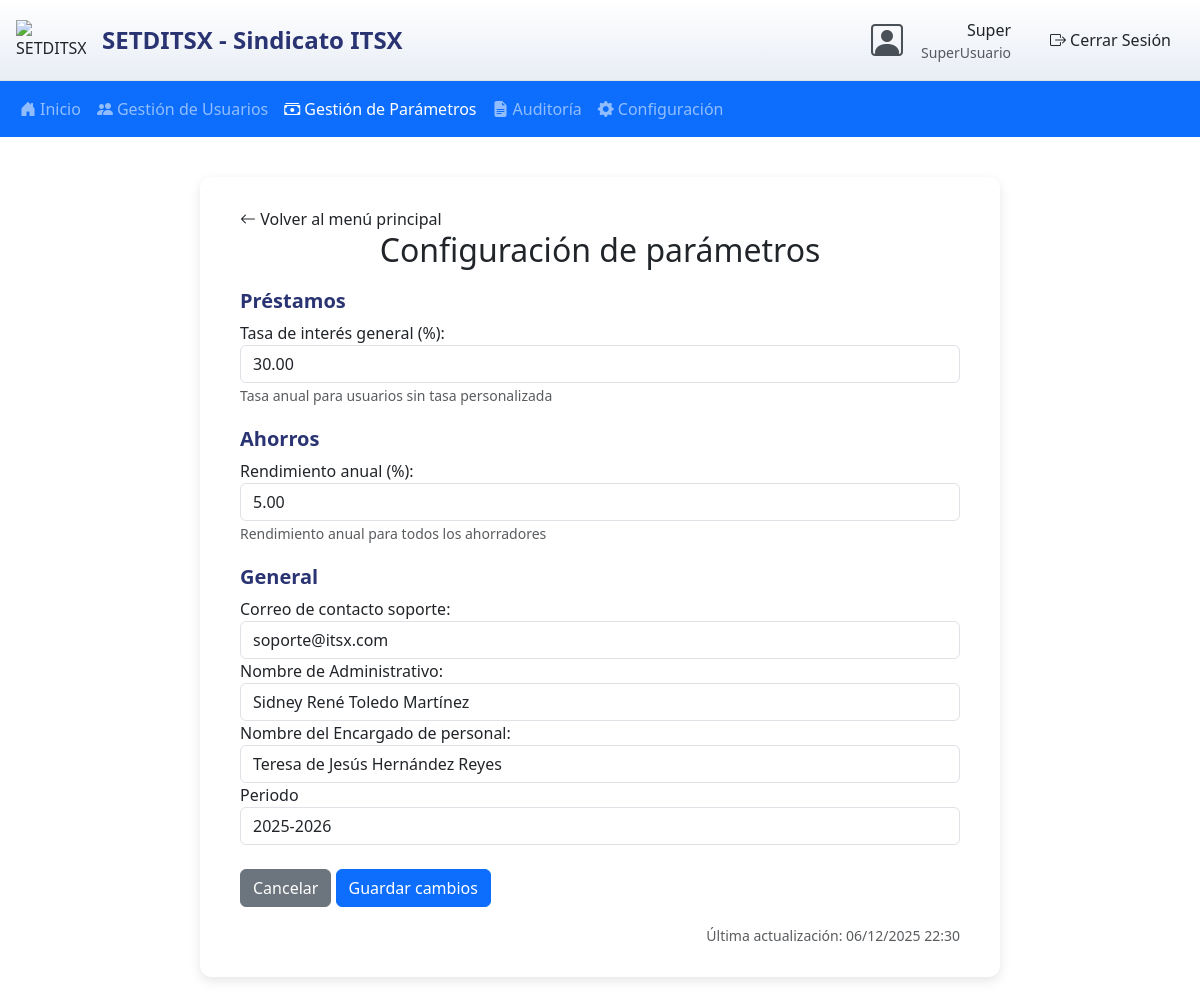
/SuperUsuario/parametros.php (signed in), run on the app's committed database.
### tables this page shows
CREATE TABLE IF NOT EXISTS datos_sistema (
    id_datos INT AUTO_INCREMENT PRIMARY KEY,
    nombre_director VARCHAR(200),
    periodo VARCHAR(50),
    nombre_enc_personal VARCHAR(200),
    tasa_interes_general DECIMAL(5,2) DEFAULT 30.00,
    rendimiento_anual_ahorros DECIMAL(5,2) DEFAULT 5.00,
    correo_soporte VARCHAR(100) DEFAULT 'soporte@itsx.com',
    usuario_actualizacion VARCHAR(100),
    fecha_actualizacion TIMESTAMP DEFAULT CURRENT_TIMESTAMP ON UPDATE CURRENT_TIMESTAMP
);

### includes/user_functions.php (called while the page is built, shortened)
<?php
function get_user_name() {
    return htmlspecialchars($_SESSION['nombre']);
}
function get_user_role_text() {
    $roles = [
        1 => 'Ahorrador',
        2 => 'Administrador',
        3 => 'SuperUsuario'
    ];
    return isset($roles[$_SESSION['id_rol']]) ? $roles[$_SESSION['id_rol']] : 'Usuario';
}
?>

### includes/parametros_functions.php (called while the page is built, shortened)
<?php
function obtener_parametros_sistema() {
    global $pdo;
    try {
        $sql = "SELECT
                    nombre_director,
                    periodo,
                    nombre_enc_personal,
                    tasa_interes_general,
                    rendimiento_anual_ahorros,
                    correo_soporte,
                    fecha_actualizacion,
                    usuario_actualizacion
                FROM datos_sistema
                WHERE id_datos = 1
                LIMIT 1";
        $stmt = $pdo->query($sql);
        if ($stmt && $stmt->rowCount() > 0) {
            return $stmt->fetch(PDO::FETCH_ASSOC);
        }
    } catch (PDOException $e) {
        error_log("Error obteniendo parámetros: " . $e->getMessage());
    }
    return [
        'nombre_director' => 'Administrativo en Cargo',
        'periodo' => '2025-2026',
        'nombre_enc_personal' => 'Administrativo en Cargo',
        'tasa_interes_general' => 30.00,
        'rendimiento_anual_ahorros' => 5.00,
        'correo_soporte' => 'soporte@itsx.com',
        'fecha_actualizacion' => null,
        'usuario_actualizacion' => null
    ];
}
?>

### SuperUsuario/parametros.php (the view, shortened to what this page needs)
<?php
$parametros = obtener_parametros_sistema();
?>
<!DOCTYPE html>
<html lang="es">
<head>
    <link rel="stylesheet" href="../css/Super.css">
    <link rel="stylesheet" href="../css/bootstrap/bootstrap.min.css">
    <link rel="stylesheet" href="../css/bootstrap-icons/font/bootstrap-icons.css">
</head>
<body>
    <div class="header d-flex justify-content-between align-items-center p-3 border-bottom bg-light">
        <div class="d-flex align-items-center">
            <img src="../img/NewLogo - 1.png" alt="SETDITSX" width="70" class="me-3" />
            <h4 class="mb-0">SETDITSX - Sindicato ITSX</h4>
        </div>
        <div class="user-info d-flex align-items-center">
            <i class="bi bi-person-square user-icon me-2"></i>
            <div class="user-details me-3">
                <p class="user-name mb-0"><?php echo htmlspecialchars(get_user_name()); ?></p>
                <small class="text-muted"><?php echo htmlspecialchars(get_user_role_text()); ?></small>
            </div>
            <form action="../logout.php" method="POST" style="display:inline;">
                <button type="submit" class="btn btn-logout" onclick="return confirm('¿Deseas cerrar sesión?')">
                    <i class="bi bi-box-arrow-right me-1"></i>Cerrar Sesión
                </button>
            </form>
        </div>
    </div>
    <nav class="navbar navbar-expand-lg navbar-dark bg-primary">
        <div class="container-fluid">
            <ul class="navbar-nav me-auto mb-2 mb-lg-0">
                <li class="nav-item">
                    <a class="nav-link <?php if(basename($_SERVER['PHP_SELF'])=='inicio.php') echo 'active'; ?>"
                        href="./inicio.php">
                        <i class="bi bi-house-door-fill me-1"></i>Inicio
                    </a>
                </li>
                <li class="nav-item">
                    <a class="nav-link <?php if(basename($_SERVER['PHP_SELF'])=='usuarios.php') echo 'active'; ?>"
                        href="./usuarios.php">
                        <i class="bi bi-people-fill me-1"></i>Gestión de Usuarios
                    </a>
                </li>
                <li class="nav-item">
                    <a class="nav-link <?php if(basename($_SERVER['PHP_SELF'])=='parametros.php') echo 'active'; ?>"
                        href="./parametros.php">
                        <i class="bi bi-cash-stack me-1"></i>Gestión de Parámetros
                    </a>
                </li>
                <li class="nav-item">
                    <a class="nav-link <?php if(basename($_SERVER['PHP_SELF'])=='auditoria_completa.php') echo 'active'; ?>"
                        href="./auditoria_completa.php">
                        <i class="bi bi-file-earmark-text-fill me-1"></i>Auditoría
                    </a>
                </li>
                <li class="nav-item">
                    <a class="nav-link <?php if(basename($_SERVER['PHP_SELF'])=='editar_perfil.php') echo 'active'; ?>"
                        href="./editar_perfil.php">
                        <i class="bi bi-gear-fill me-1"></i>Configuración
                    </a>
                </li>
            </ul>
        </div>
    </nav>
    <div class="card-form">
        <div class="nav-actions">
            <a href="../SuperUsuario/inicio.php" class="nav-link">
                <i class="bi bi-arrow-left"></i> Volver al menú principal
            </a>
        </div>
        <h2>Configuración de parámetros</h2>
        <form method="POST" action="">
            <div class="parameter-group">
                <h5 class="section-title">Préstamos</h5>
                <div class="parameter-item">
                    <div class="col-md-6">Tasa de interés general (%):</div>
                    <input type="number" name="tasa_general" class="form-control"
                           step="0.01" min="0.01" max="100"
                           value="<?php echo htmlspecialchars($parametros['tasa_interes_general']); ?>"
                           required>
                    <small class="text-muted">Tasa anual para usuarios sin tasa personalizada</small>
                </div>
            </div>
            <div class="parameter-group">
                <h5 class="section-title">Ahorros</h5>
                <div class="parameter-item">
                    <div class="col-md-6">Rendimiento anual (%):</div>
                    <input type="number" name="rendimiento" class="form-control"
                           step="0.01" min="0.01" max="100"
                           value="<?php echo htmlspecialchars($parametros['rendimiento_anual_ahorros']); ?>"
                           required>
                    <small class="text-muted">Rendimiento anual para todos los ahorradores</small>
                </div>
            </div>
            <div class="parameter-group">
                <h5 class="section-title">General</h5>
                <div class="parameter-item">
                    <div class="col-md-6">Correo de contacto soporte:</div>
                    <input type="email" name="correo_soporte" class="form-control"
                           value="<?php echo htmlspecialchars($parametros['correo_soporte']); ?>"
                           required>
                </div>
                <div class="parameter-item">
                    <div class="col-md-6">Nombre de Administrativo:</div>
                    <input type="text" name="nombre_director" class="form-control"
                           value="<?php echo htmlspecialchars($parametros['nombre_director']); ?>"
                           required>
                </div>
                <div class="parameter-item">
                    <div class="col-md-6">Nombre del Encargado de personal:</div>
                    <input type="text" name="nombre_enc_personal" class="form-control"
                           value="<?php echo htmlspecialchars($parametros['nombre_enc_personal']); ?>"
                           required>
                </div>
                <div class="parameter-item">
                    <div class="col-md-6">Periodo</div>
                    <input type="text" name="periodo" class="form-control"
                           value="<?php echo htmlspecialchars($parametros['periodo']); ?>"
                           required>
                </div>
            </div>
            <br>
            <div class="action-buttons">
                <a href="../SuperUsuario/inicio.php" class="btn btn-secondary">Cancelar</a>
                <button type="submit" class="btn btn-primary">Guardar cambios</button>
            </div>
        </form>
        <?php if (!empty($parametros['fecha_actualizacion'])): ?>
        <div class="mt-3 text-end text-muted">
            <small>
                Última actualización: <?php echo date('d/m/Y H:i', strtotime($parametros['fecha_actualizacion'])); ?>
            </small>
        </div>
        <?php endif; ?>
    </div>
</body>
</html>

### css/Super.css (style rules this page uses)
body { background: #f5f7fa; font-family: Arial, sans-serif; }
.header { background: linear-gradient(to bottom, #ffffff, #e8edf5); padding: 20px 40px; border-bottom: 2px solid #2a3472; }
.header h4 { color: #2a3472; font-weight: bold; }
.card-form { max-width: 800px; margin: 40px auto; background: white; border-radius: 12px; padding: 30px 40px; box-shadow: 0 4px 12px rgba(0,0,0,0.1); }
h2 { text-align: center; font-weight: bold; color: #2a3472; margin-bottom: 25px; }
.section-title { font-weight: bold; color: #2a3472; margin-top: 20px; }
.user-info { display: flex; align-items: center; gap: 10px; }
.user-details { display: flex; flex-direction: column; align-items: flex-end; }
.user-name { font-weight: 500; margin: 0; }
.user-icon { font-size: 2rem; color: #495057; }

### data on the page
datos_sistema: tasa_general "30.00", rendimiento "5.00", correo_soporte "soporte@itsx.com", nombre_director "Sidney René Toledo Martínez", nombre_enc_personal "Teresa de Jesús Hernández Reyes", periodo "2025-2026", fecha_actualizacion "06/12/2025 22:30"

### other printed values
get_user_name() "Super"
get_user_role_text() "SuperUsuario"
